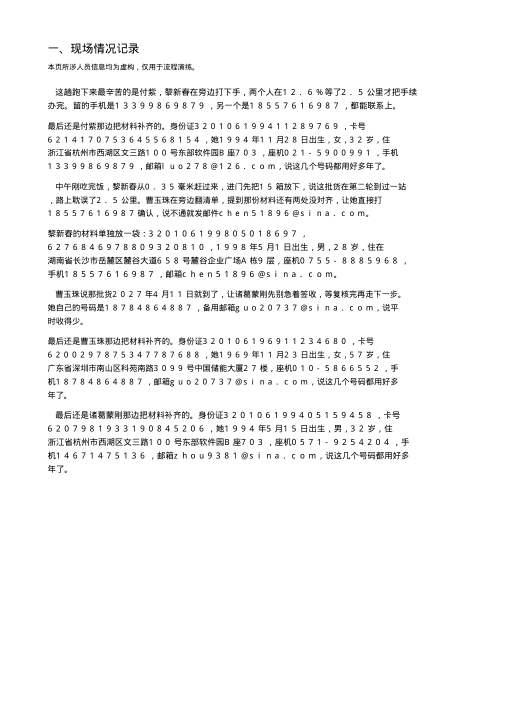
#> input picture docs/img/对比_打码前.png, 1012 x 1432 px (shown at 1/2 size)
$ python make_demo_gif.py
#> lines starting #> are read from the running program, lines starting #| are printed output that depends on the picture; after the words box and inside, x2 and y2 are one past the last pixel; in counts of white or black regions, pixels touching at a corner belong together
# -*- coding: utf-8 -*-
"""把「打码前 / 打码后」两张截图合成一段左右推开的动图。

README 首屏原来只有一张静态对比图，访客要点开才知道「到底做了什么」。这段动图
用库里现成的两张真实截图拼出来——不画界面、不伪造效果：起手是全明文，一条竖线
从左推到右，推过去的地方就是打码后的样子。

用法：
    python dev/make_demo_gif.py

产物：docs/img/demo-wipe.gif

参数都在下面几个常量里，改宽度/帧数/停留时间直接改。
"""

import os
import sys

from PIL import Image, ImageDraw

HERE = os.path.dirname(os.path.abspath(__file__))
ROOT = os.path.abspath(os.path.join(HERE, ".."))
IMG = os.path.join(ROOT, "docs", "img")

SRC_BEFORE = os.path.join(IMG, "对比_打码前.png")
SRC_AFTER = os.path.join(IMG, "对比_打码后.png")
OUT = os.path.join(IMG, "demo-wipe.gif")

WIDTH = 700          # 输出宽度（README 里 700 足够清楚，文件也不大）
PAD = 10             # 裁切后留一点白边，别让文字贴边
WIPE_STEPS = 18      # 推开的帧数（帧多了文件大，18 帧已经够顺）
HOLD_BEFORE = 900    # 起始停留（毫秒）
HOLD_AFTER = 1600    # 结束停留（毫秒）
STEP_MS = 55         # 每一帧的时长
LINE = (60, 66, 76)  # 分隔线颜色
PALETTE_COLORS = 96  # 调色板颜色数，越小文件越小


def content_bbox(im, thresh=248, pad=PAD):
    """返回「有内容」区域的坐标（在原图坐标系里）。

    注意别写成 `trim(im).getbbox()`——裁完再取 bbox 拿到的是裁完那张图的坐标，
    套回原图就会错位，右侧内容会被切掉一截。
    """
    mask = im.convert("L").point(lambda v: 255 if v < thresh else 0)
    box = mask.getbbox()
    if not box:
        return (0, 0, im.width, im.height)
    l, t, r, b = box
    return (max(0, l - pad), max(0, t - pad), min(im.width, r + pad), min(im.height, b + pad))


def union_bbox(a, b):
    ax0, ay0, ax1, ay1 = content_bbox(a)
    bx0, by0, bx1, by1 = content_bbox(b)
    return (min(ax0, bx0), min(ay0, by0), max(ax1, bx1), max(ay1, by1))


def main():
    for p in (SRC_BEFORE, SRC_AFTER):
        if not os.path.exists(p):
            print("缺少素材：%s" % p)
            return 1

    before = Image.open(SRC_BEFORE).convert("RGB")
#> before is the input picture: PIL image 1012x1432 RGB; min 0, max 255, mean 246
    after = Image.open(SRC_AFTER).convert("RGB")
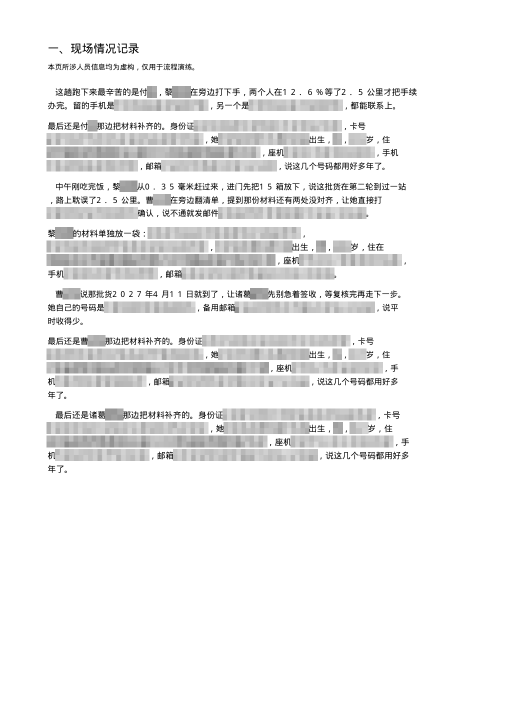
#> input picture docs/img/对比_打码后.png, 1012 x 1432 px (shown at 1/2 size)
#> after is the input picture: PIL image 1012x1432 RGB; min 0, max 255, mean 240.3
    if before.size != after.size:
        # 两张图必须严格对齐，否则推开的瞬间会看到内容跳位
        print("两张截图尺寸不一致：%s vs %s" % (before.size, after.size))
        return 1

    # 两张图都参与决定裁切范围：文字在哪、马赛克在哪，都别裁掉
    box = union_bbox(before, after)
#> in content_bbox, `mask = im.convert("L").point(lambda v: 255 if v < thresh else 0)`:
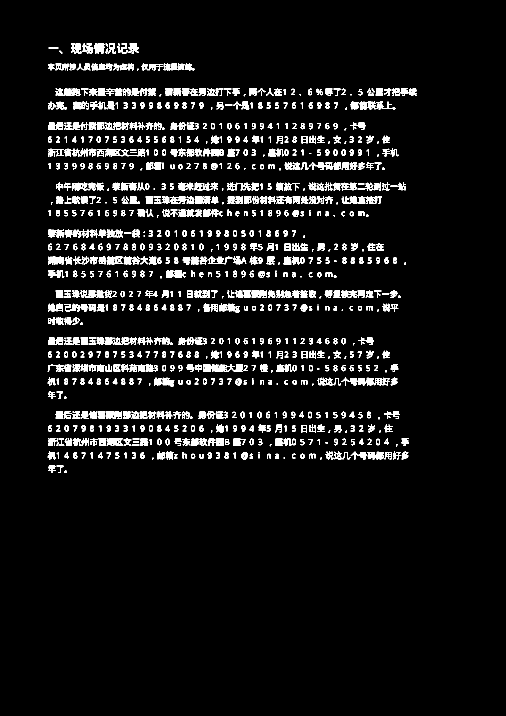
#> mask: PIL image 1012x1432 L (shown at 1/2 size); 6.2% white in thin lines or dots, all inside (x1, y1, x2, y2) = (95, 86, 834, 946)
#> in content_bbox, `box = mask.getbbox()`: box = (95, 86, 834, 946)
#> in content_bbox, `l, t, r, b = box`: l = 95; t = 86; r = 834; b = 946
#> in union_bbox, `ax0, ay0, ax1, ay1 = content_bbox(a)`: ax0 = 85; ay0 = 76; ax1 = 844; ay1 = 956
#> call 2 of content_bbox, with thresh = 248, pad = 10
#> in content_bbox (call 2), `mask = im.convert("L").point(lambda v: 255 if v < thresh else 0)`:
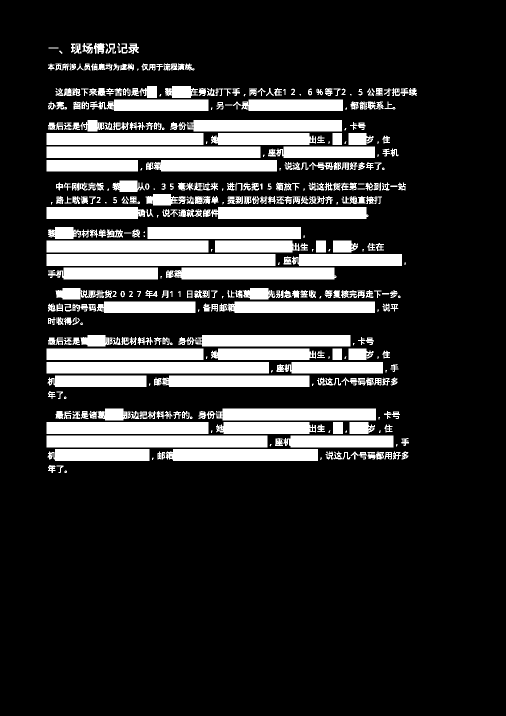
#> mask: PIL image 1012x1432 L (shown at 1/2 size); 18.7% white; 447 white regions (77 under 20 px), largest, box (x1, y1, x2, y2) and area: (93, 508, 551, 532) 10992, (93, 871, 535, 895) 10608, (93, 724, 538, 747) 10235
#> in content_bbox (call 2), `box = mask.getbbox()`: box = (93, 86, 834, 946)
#> in content_bbox (call 2), `l, t, r, b = box`: l = 93
#> in union_bbox, `bx0, by0, bx1, by1 = content_bbox(b)`: bx0 = 83; by0 = 76; bx1 = 844; by1 = 956
#> box = (83, 76, 844, 956)
    before_c = before.crop(box)
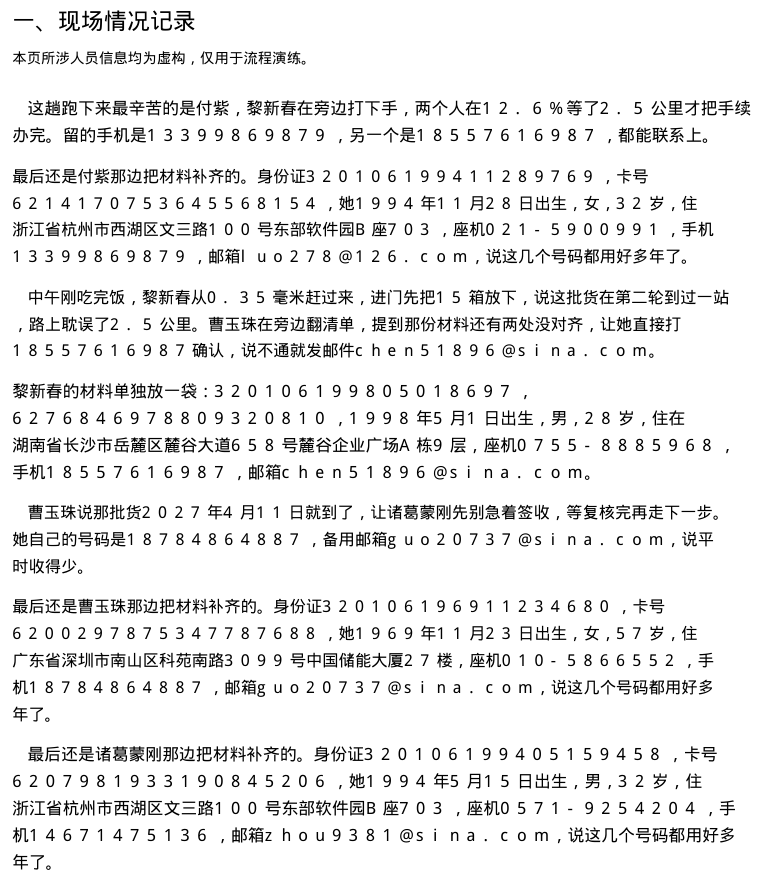
#> before_c: PIL image 761x880 RGB; min 0, max 255, mean 235.5
    after_c = after.crop(box)
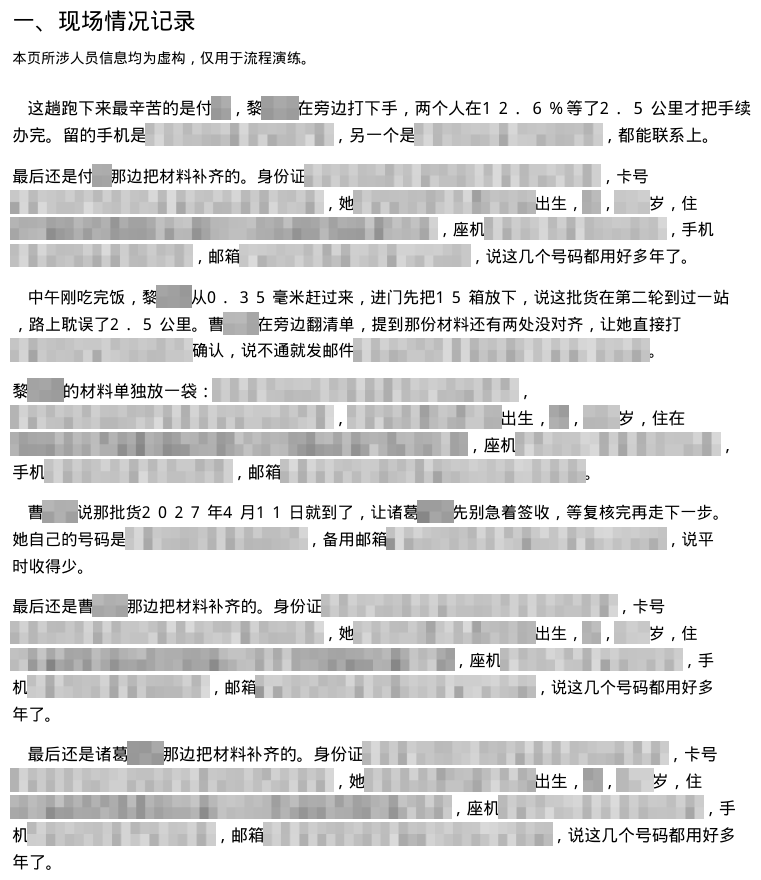
#> after_c: PIL image 761x880 RGB; min 0, max 255, mean 223.1

    # 等比缩放到固定宽度
    h = round(before_c.height * WIDTH / before_c.width)
#> h = 809
    h -= h % 2
#> h = 808
    before_s = before_c.resize((WIDTH, h), Image.LANCZOS)
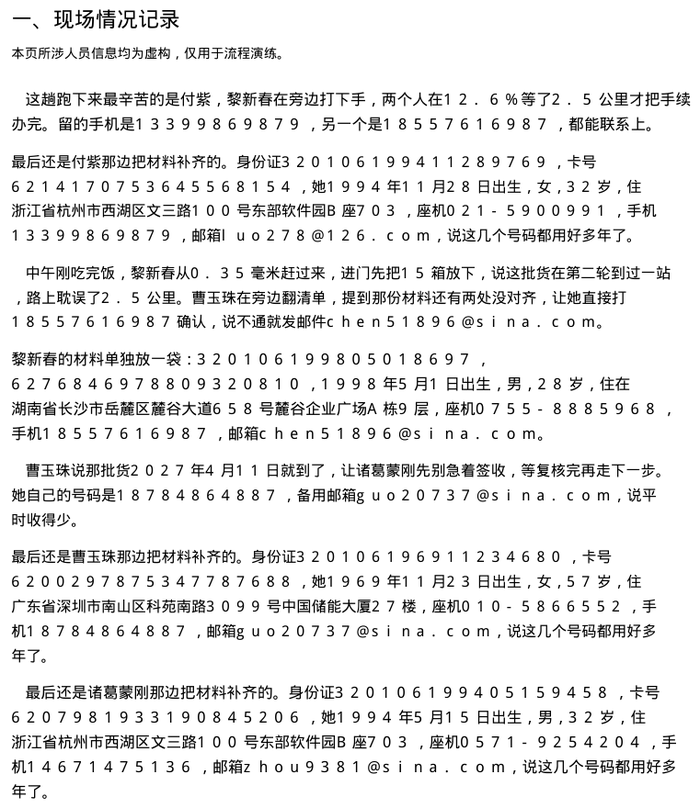
#> before_s: PIL image 700x808 RGB; min 0, max 255, mean 234.6
    after_s = after_c.resize((WIDTH, h), Image.LANCZOS)
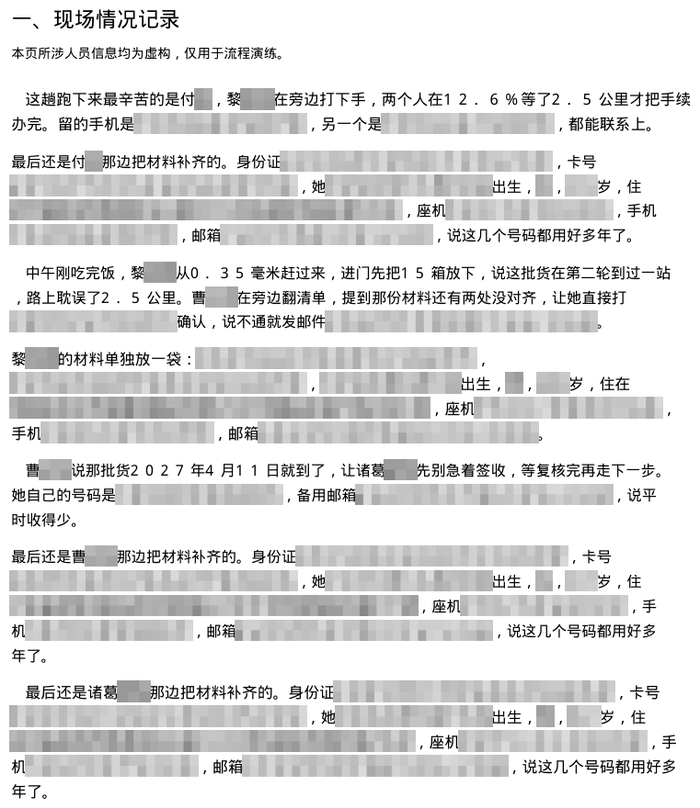
#> after_s: PIL image 700x808 RGB; min 0, max 255, mean 222.6

    frames = []
    durations = []

    def push(x):
        """画一帧：x 左侧用 before，右侧用 after，交界处一条竖线。"""
#> called with x = 0
        f = before_s.copy()
        if x > 0:
            f.paste(after_s.crop((0, 0, x, h)), (0, 0))
        d = ImageDraw.Draw(f)
        if 0 < x < WIDTH:
            d.line([(x, 0), (x, h)], fill=LINE, width=3)
        return f.convert("P", palette=Image.ADAPTIVE, colors=PALETTE_COLORS)

    frames.append(push(0))
    durations.append(HOLD_BEFORE)
    for i in range(1, WIPE_STEPS + 1):
        frames.append(push(round(WIDTH * i / WIPE_STEPS)))
        durations.append(STEP_MS)
#> after the loop, durations = [900, 55, 55, 55, 55, 55, 55, 55, 55, 55, 55, 55, 55, 55, 55, 55, 55, 55, 55]; frames = 19 items
    frames.append(push(WIDTH))
    durations.append(HOLD_AFTER)

    frames[0].save(
        OUT,
        save_all=True,
        append_images=frames[1:],
        duration=durations,
        loop=0,
        optimize=True,
        disposal=1,
    )
    size = os.path.getsize(OUT)
    print("已生成 %s（%d 帧，%.1f KB，%dx%d）" % (OUT, len(frames), size / 1024.0, WIDTH, h))
#| 已生成 docs/img/demo-wipe.gif（20 帧，1403.2 KB，700x808）
    if size > 3 * 1024 * 1024:
        print("提示：动图超过 3MB 了，Gitee 那边加载会慢，考虑调小 WIDTH 或 PALETTE_COLORS")
    return 0


if __name__ == "__main__":
    sys.exit(main())
#> (the program exits here)
